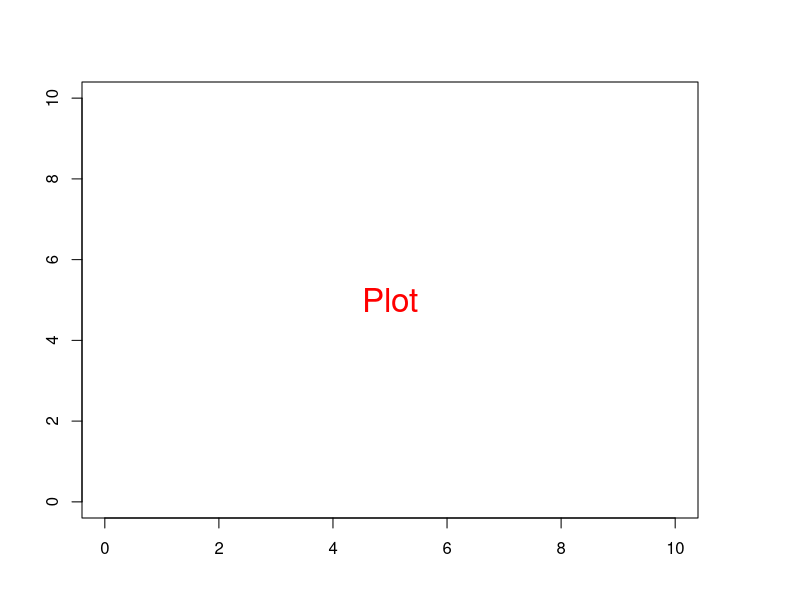

This figure's R source: (Note: this script raises an error after producing the figure.)
# Margins area
# 
# 
par(oma=c(3,3,3,3))  # all sides have 3 lines of space  
par(mar=c(1,1,1,2) + 0.1)   

# Plot  
plot(0:10, 0:10, type="n", xlab="X", ylab="Y")    # type="n" hides the points  

# Place text in the plot and color everything plot-related red  
text(5,5, "Plot", col="red", cex=2)  
box("plot area", col="red")  

# Place text in the margins and label the margins, all in forestgreen  
mtext("Margins", side=3, line=2, cex=2, col="forestgreen")  
mtext("par(mar=c(b,l,t,r))", side=3, line=1, cex=1, col="forestgreen")  
mtext("Line 0", side=3, line=0, adj=1.0, cex=1, col="forestgreen")  
mtext("Line 1", side=3, line=1, adj=1.0, cex=1, col="forestgreen")  
mtext("Line 2", side=3, line=2, adj=1.0, cex=1, col="forestgreen")  
mtext("Line 3", side=3, line=3, adj=1.0, cex=1, col="forestgreen")  
box("figure", col="forestgreen")  

# Label the outer margin area and color it blue  
# Note the 'outer=TRUE' command moves us from the figure margins to the outer margins.  
mtext("Outer Margin Area", side=1, line=1, cex=2, col="blue", outer=TRUE)  
mtext("par(oma=c(b,l,t,r))", side=1, line=2, cex=1, col="blue", outer=TRUE)  
mtext("Line 0", side=1, line=0, adj=0.0, cex=1, col="blue", outer=TRUE)  
mtext("Line 1", side=1, line=1, adj=0.0, cex=1, col="blue", outer=TRUE)  
mtext("Line 2", side=1, line=2, adj=0.0, cex=1, col="blue", outer=TRUE)  
box("outer", col="blue")  
